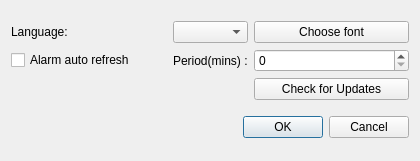
<?xml version="1.0" encoding="UTF-8"?>
<ui version="4.0">
 <class>SettingsDialog</class>
 <widget class="QDialog" name="SettingsDialog">
  <property name="geometry">
   <rect>
    <x>0</x>
    <y>0</y>
    <width>420</width>
    <height>161</height>
   </rect>
  </property>
  <property name="windowTitle">
   <string>Settings</string>
  </property>
  <property name="windowIcon">
   <iconset resource="res.qrc">
    <normaloff>:/icons/applications-office.svg</normaloff>:/icons/applications-office.svg</iconset>
  </property>
  <layout class="QGridLayout" name="gridLayout_2">
   <item row="1" column="0">
    <widget class="QDialogButtonBox" name="buttonBox">
     <property name="orientation">
      <enum>Qt::Horizontal</enum>
     </property>
     <property name="standardButtons">
      <set>QDialogButtonBox::Cancel|QDialogButtonBox::Ok</set>
     </property>
    </widget>
   </item>
   <item row="0" column="0">
    <layout class="QGridLayout" name="gridLayout">
     <item row="0" column="0">
      <widget class="QLabel" name="label">
       <property name="text">
        <string>Language:</string>
       </property>
      </widget>
     </item>
     <item row="1" column="1">
      <widget class="QLabel" name="label_2">
       <property name="sizePolicy">
        <sizepolicy hsizetype="Fixed" vsizetype="Preferred">
         <horstretch>0</horstretch>
         <verstretch>0</verstretch>
        </sizepolicy>
       </property>
       <property name="text">
        <string>Period(mins) :</string>
       </property>
      </widget>
     </item>
     <item row="0" column="2">
      <widget class="QPushButton" name="fontButton">
       <property name="text">
        <string>Choose font</string>
       </property>
      </widget>
     </item>
     <item row="1" column="2">
      <widget class="QSpinBox" name="spinBox"/>
     </item>
     <item row="0" column="1">
      <widget class="QComboBox" name="comboBox"/>
     </item>
     <item row="1" column="0">
      <widget class="QCheckBox" name="checkBox">
       <property name="text">
        <string>Alarm auto refresh</string>
       </property>
      </widget>
     </item>
     <item row="2" column="2">
      <widget class="QPushButton" name="checkForUpdatesButton">
       <property name="text">
        <string>Check for Updates</string>
       </property>
      </widget>
     </item>
    </layout>
   </item>
  </layout>
 </widget>
 <resources>
  <include location="res.qrc"/>
 </resources>
 <connections>
  <connection>
   <sender>buttonBox</sender>
   <signal>accepted()</signal>
   <receiver>SettingsDialog</receiver>
   <slot>accept()</slot>
   <hints>
    <hint type="sourcelabel">
     <x>248</x>
     <y>254</y>
    </hint>
    <hint type="destinationlabel">
     <x>157</x>
     <y>274</y>
    </hint>
   </hints>
  </connection>
  <connection>
   <sender>buttonBox</sender>
   <signal>rejected()</signal>
   <receiver>SettingsDialog</receiver>
   <slot>reject()</slot>
   <hints>
    <hint type="sourcelabel">
     <x>316</x>
     <y>260</y>
    </hint>
    <hint type="destinationlabel">
     <x>286</x>
     <y>274</y>
    </hint>
   </hints>
  </connection>
 </connections>
</ui>
